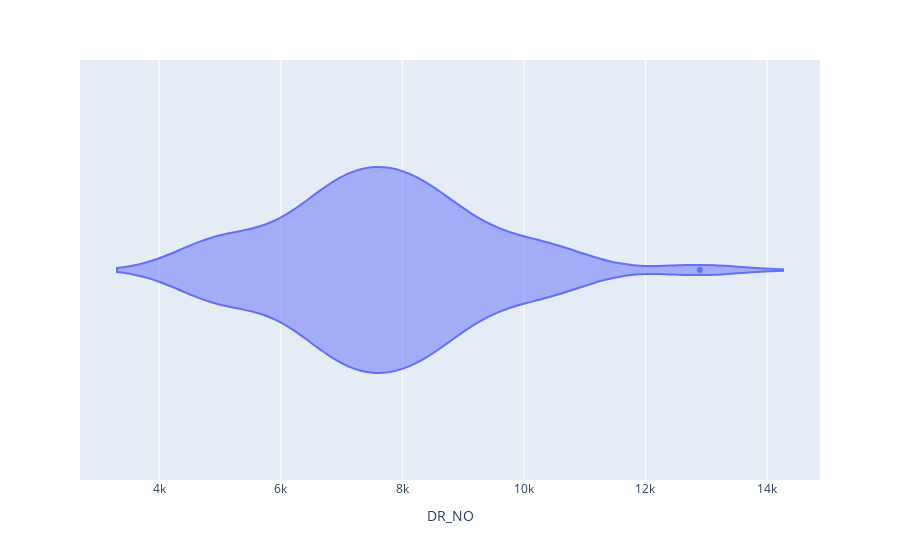

Notebook cell for this chart:
### Code cell
px.violin(trainer_set,x='DR_NO')

### Figure 1 — Plotly figure (JSON) as saved in the notebook; plotly's stock layout.template omitted (floating-point values rounded to 4 significant figures)
{"data": [{"alignmentgroup": "True", "box": {"visible": false}, "hovertemplate": "DR_NO=%{x}<extra></extra>", "legendgroup": "", "marker": {"color": "#636efa"}, "name": "", "offsetgroup": "", "orientation": "h", "scalegroup": "True", "showlegend": false, "type": "violin", "x": [6637, 4675, 5647, 6376, 7142, 4770, 7068, 6201, 7226, 8440, 8949, 7958, 7190, 8097, 7257, 9132, 8646, 7230, 7859, 8848, 8048, 10182, 7867, 9470, 7198, 5130, 9845, 6824, 8293, 7267, 6669, 6437, 5138, 8196, 4775, 8059, 9062, 5511, 7244, 8436, 7459, 6493, 10780, 7972, 10168, 10611, 8175, 12895], "x0": " ", "xaxis": "x", "y0": " ", "yaxis": "y"}], "layout": {"legend": {"tracegroupgap": 0}, "margin": {"t": 60}, "violinmode": "group", "xaxis": {"anchor": "y", "domain": [0, 1], "title": {"text": "DR_NO"}}, "yaxis": {"anchor": "x", "domain": [0, 1]}}}
